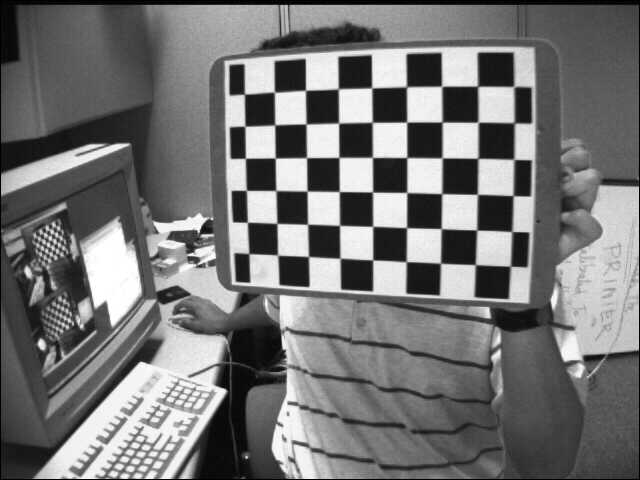
#> input picture P5/images/left01.jpg, 640 x 480 px, found by its file name
$ python reconstruction.py   (older library calls are emulated)
#> lines starting #> are read from the running program, lines starting #| are printed output that depends on the picture; after the words box and inside, x2 and y2 are one past the last pixel; in counts of white or black regions, pixels touching at a corner belong together
# ***********************************************************************************
# Name:           reconstruction.py
# Revision:
# Date:           29-10-2019
# Author:         Paulo Dias
# Comments:       Stereo images remapping
#
# images         left1.jpg->left19.jpg
# Revision:
# Libraries:    Python 3.7.3 + openCV 4.1.0
# ***********************************************************************************
import numpy as np
import cv2
import glob


# Mouse handler
def mouse_handler_l(event, x, y, flags, params):
    if event == cv2.EVENT_LBUTTONDOWN:
        # random color
        color = np.random.randint(0, 255, 3).tolist()
        # Draw line
        image = params
        cv2.line(image, (0, int(y)), (width, int(y)), color, 4)
        cv2.imshow("Right", image);
        cv2.waitKey(1)

def mouse_handler_r(event, x, y, flags, params):
    if event == cv2.EVENT_LBUTTONDOWN:
        # random color
        color = np.random.randint(0, 255, 3).tolist()
        # Draw line
        image = params
        cv2.line(image, (0, int(y)), (width, int(y)), color, 4)
        cv2.imshow("Left", image);
        cv2.waitKey(1)

# Load camera parameters
with np.load('stereoParams.npz') as data:
#> (reads P7/stereoParams.npz from the repository)
    intrinsics1 = data['intrinsics1']
    distortion1 = data['distortion1']
    intrinsics2 = data['intrinsics2']
    distortion2 = data['distortion2']
    R = data['R']
    T = data['T']
    E = data['E']
    F = data['F']

# Reading image
left = cv2.imread('..//images//left01.jpg')
#> left is the input picture: shape (480, 640, 3); min 0, max 255, mean 116.6
undistort_left = cv2.undistort(left, intrinsics1, distortion1)
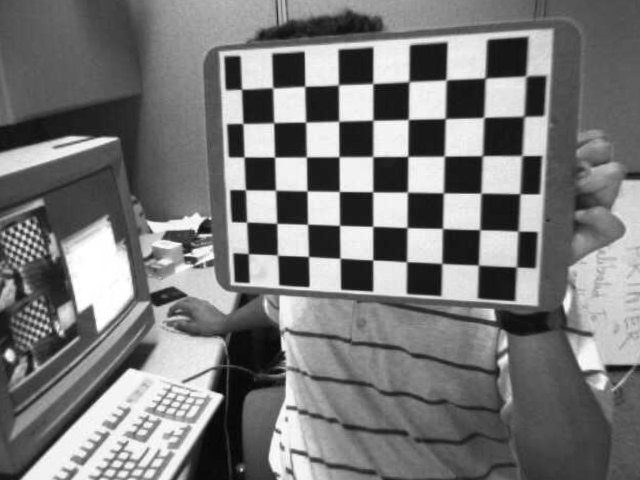
#> undistort_left: shape (480, 640, 3); min 2, max 255, mean 120.7

right = cv2.imread('..//images//right01.jpg')
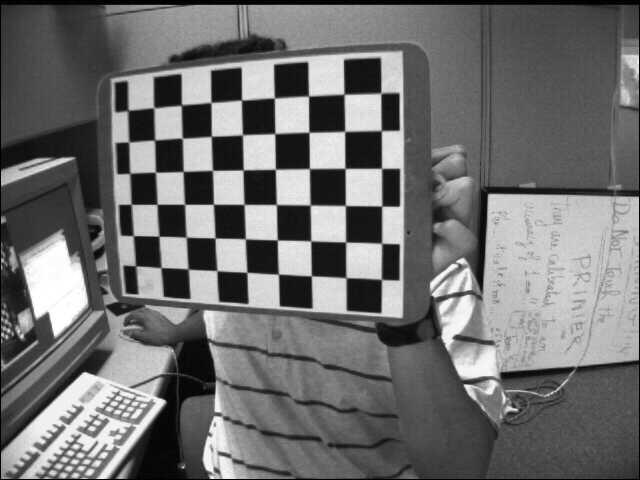
#> input picture P5/images/right01.jpg, 640 x 480 px, found by its file name
#> right is the input picture: shape (480, 640, 3); min 0, max 255, mean 111.4
undistort_right = cv2.undistort(right, intrinsics2, distortion2)
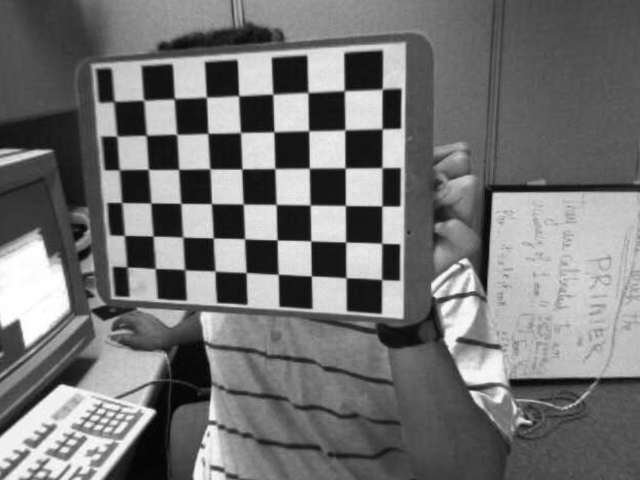
#> undistort_right: shape (480, 640, 3); min 2, max 255, mean 115.7

# stereo rectification
print("StereoRectifyMap");
height, width, depth =  undistort_left.shape
#> height = 480; width = 640; depth = 3

#R1,T1,R2,T2,Q = cv2.stereoRectify(intrinsics1, distortion1, intrinsics2, distortion2, (width,height), R, T, 0);
R1 = np.zeros(shape=(3,3))
R2 = np.zeros(shape=(3,3))
P1 = np.zeros(shape=(3,4))
P2 = np.zeros(shape=(3,4))
Q = np.zeros(shape=(4,4))

cv2.stereoRectify(intrinsics1, distortion1, intrinsics2, distortion2 ,(width, height), R, T, R1, R2, P1, P2, Q, flags=cv2.CALIB_ZERO_DISPARITY, alpha=-1, newImageSize=(0,0))

# Map computation
print("InitUndistortRectifyMap");
map1x, map1y = cv2.initUndistortRectifyMap(intrinsics1, distortion1, R1, P1, (width,height), cv2.CV_32FC1)
map2x, map2y = cv2.initUndistortRectifyMap(intrinsics2, distortion2, R2, P2, (width,height), cv2.CV_32FC1)

# Image Remaping
print("Remap images");
remap_imgl = None
gray_imagel = cv2.cvtColor(undistort_left, cv2.COLOR_BGR2GRAY)
remap_imgl = cv2.remap(gray_imagel, map1x, map1y, cv2.INTER_LINEAR, cv2.BORDER_CONSTANT, 0)
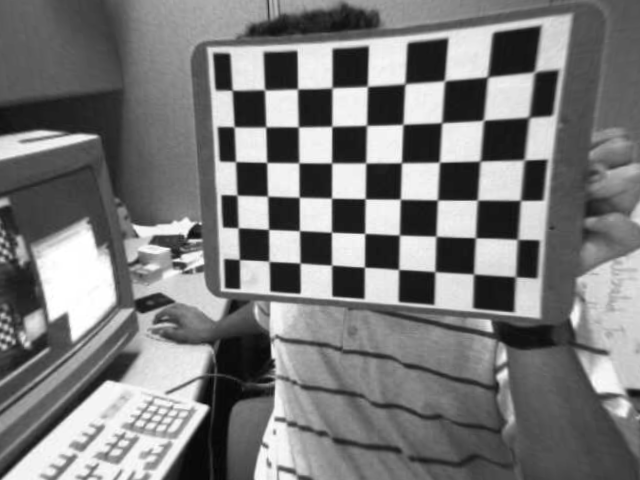
#> remap_imgl: shape (480, 640); min 3, max 255, mean 122.3

remap_imgr = None
gray_imager = cv2.cvtColor(undistort_left, cv2.COLOR_BGR2GRAY)
remap_imgr = cv2.remap(gray_imager, map2x, map2y, cv2.INTER_LINEAR, cv2.BORDER_CONSTANT, 0)
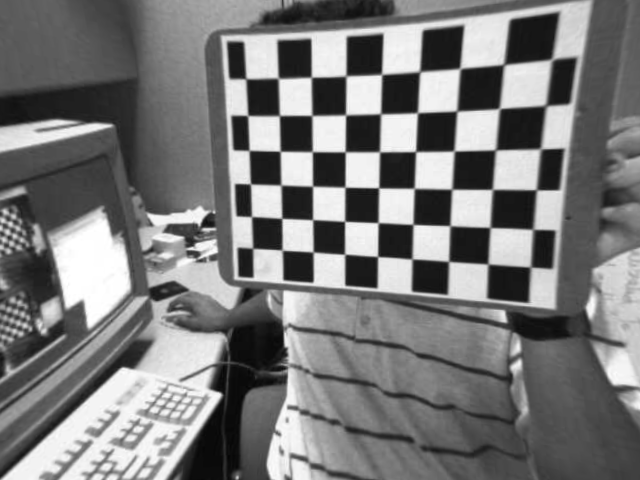
#> remap_imgr: shape (480, 640); min 5, max 255, mean 121.4

for i in range (0, height, 25):
    color = np.random.randint(0, 255, 3).tolist()
    cv2.line(remap_imgl, (0, i), (width, i), color, 1)
    cv2.line(remap_imgr, (0, i), (width, i), color, 1)
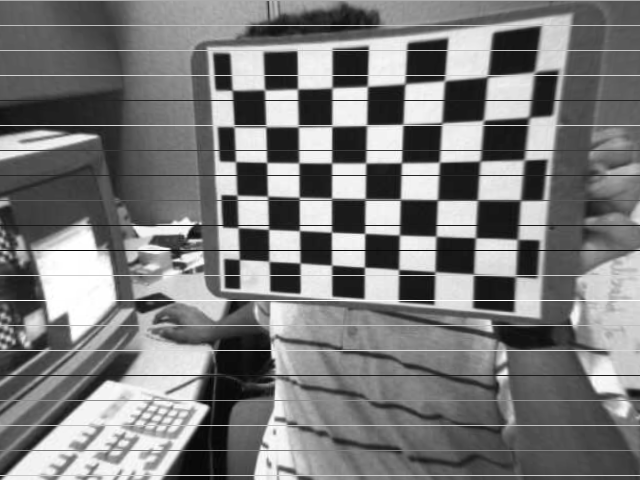
#> remap_imgl: shape (480, 640); 4.14% of pixels changed, all inside (x1, y1, x2, y2) = (0, 0, 640, 476)
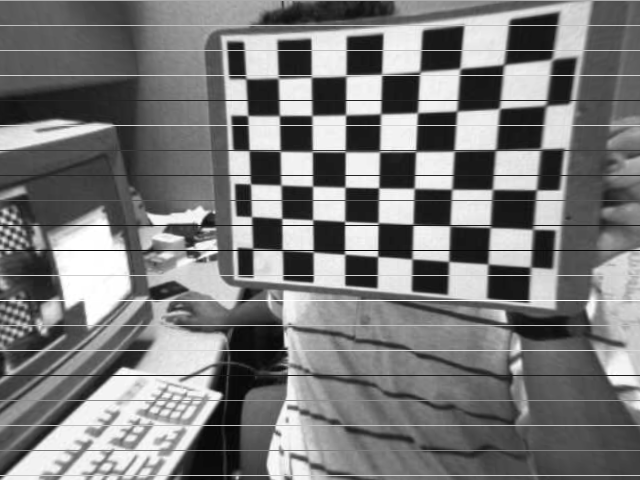
#> remap_imgr: shape (480, 640); 4.15% of pixels changed, all inside (x1, y1, x2, y2) = (0, 0, 640, 476)

cv2.imshow('Left', remap_imgl)
cv2.setMouseCallback("Left", mouse_handler_l, remap_imgr)

cv2.imshow('Right', remap_imgr)
cv2.setMouseCallback("Right", mouse_handler_r, remap_imgl)

cv2.waitKey(-1)
cv2.destroyAllWindows()
